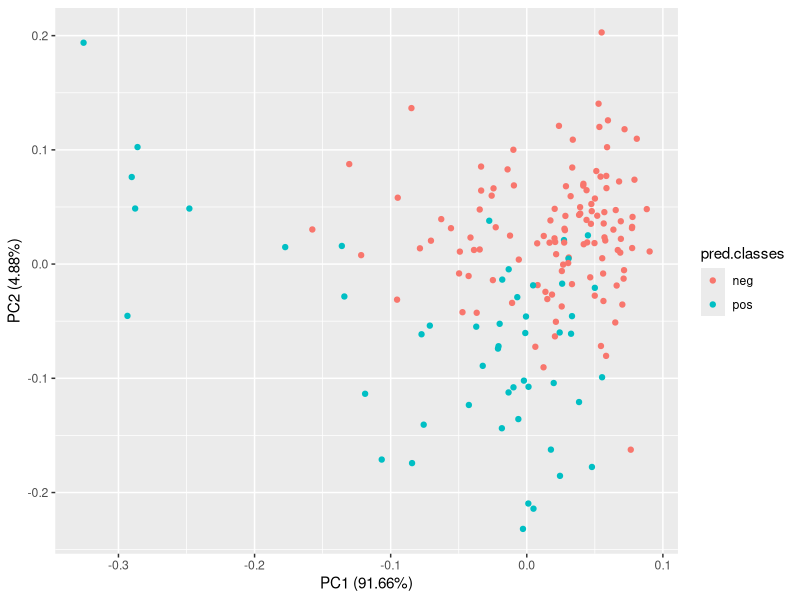
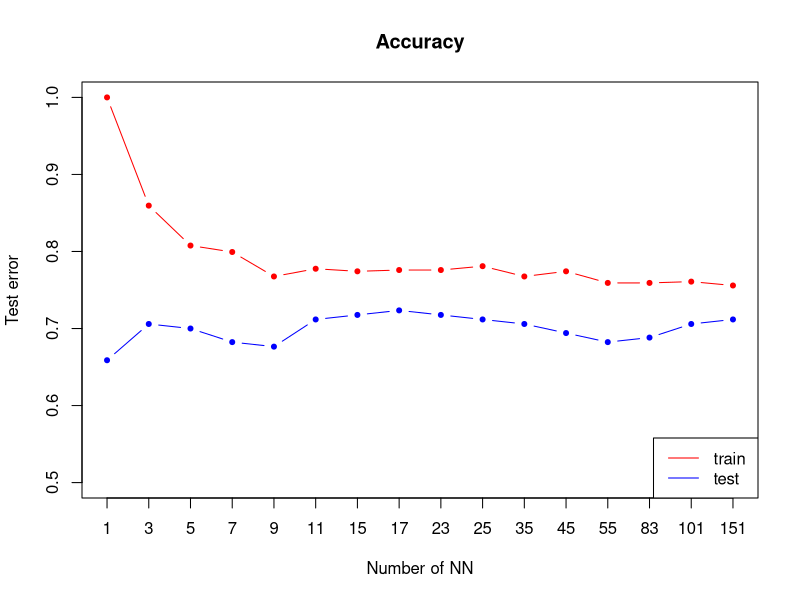
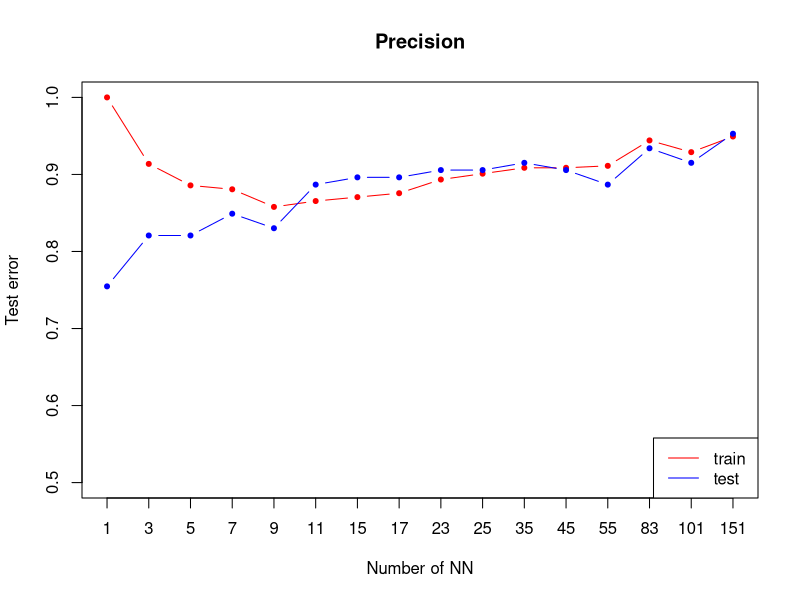
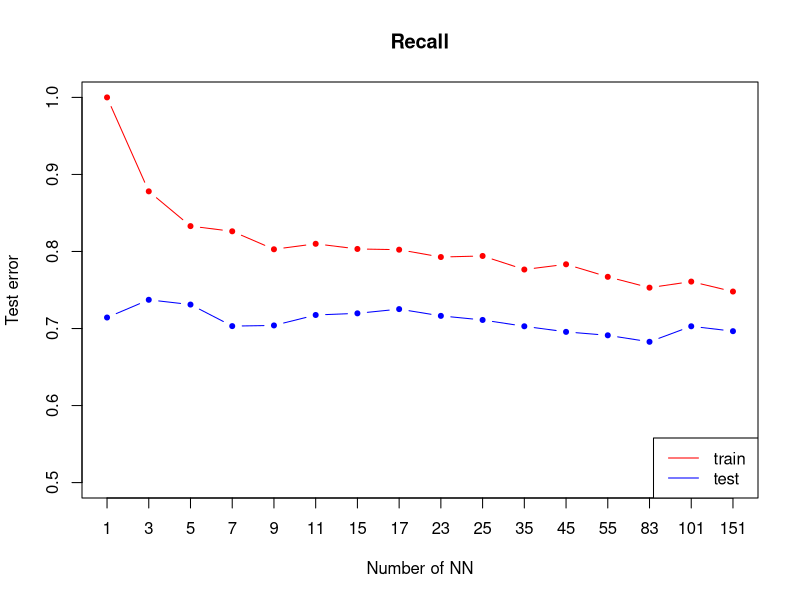
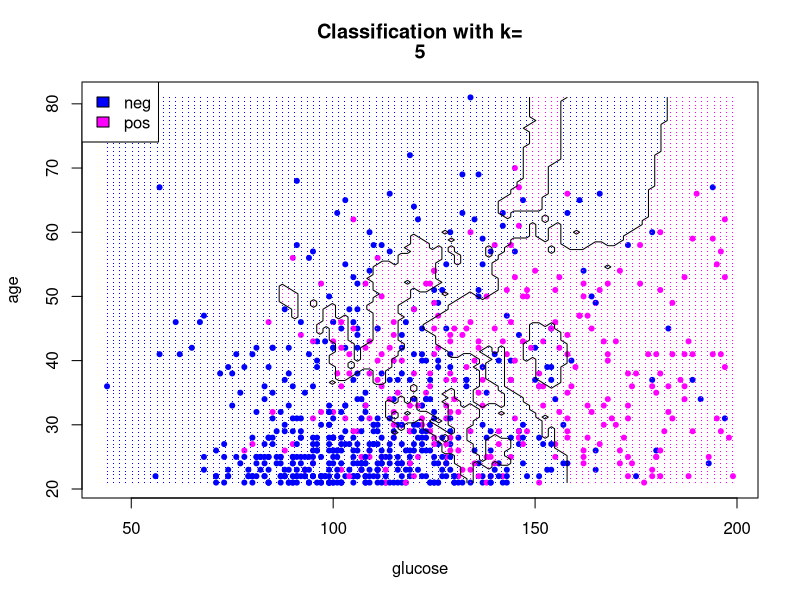
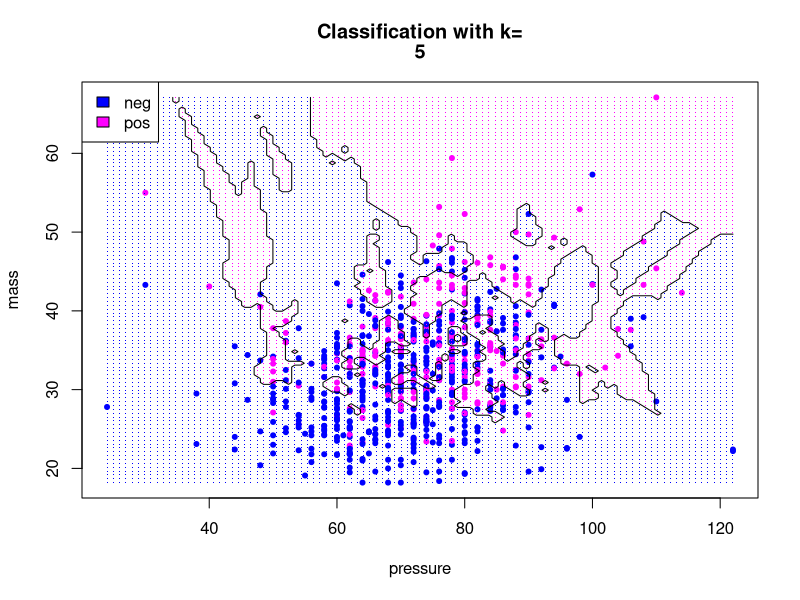

The R source for these figures, in order:
## ---- chunk 1
library("mlbench")
library("caTools")
library("class")
library(mice)
library(grid)


utils::data("PimaIndiansDiabetes2")
data <- PimaIndiansDiabetes2

set.seed(101) 

init = mice(data, maxit=0) 
meth = init$method
predM = init$predictorMatrix
imputed = mice(data, method=meth, predictorMatrix=predM, m=5)
data <- complete(imputed)


sample <- sample.split(data, SplitRatio = 0.8)
train <- subset(data, sample == TRUE)
test  <- subset(data, sample == FALSE)

## ---- chunk 2
trainDf <- train[, -9]
testDf <- test[,-9]

#NA2mean <- function(x) replace(x, is.na(x), mean(x, na.rm = TRUE))
#trainDf <- replace(trainDf, TRUE, lapply(trainDf, NA2mean))
#testDf <- replace(testDf, TRUE, lapply(testDf, NA2mean))

pred.classes <- knn(trainDf, testDf, train$diabetes, k=5)
testDf <- cbind(testDf,pred.classes)

## ---- chunk 3
pca <- princomp (trainDf, cor = TRUE, scores = TRUE)
(pca)

library(ggfortify)
autoplot(prcomp(testDf[,-9]), data = testDf, colour = 'pred.classes')
## ---- chunk 4
ks <- c(1,3,5,7,9,11,15,17,23,25,35,45,55,83,101,151 )# nearest neighbours to try
nks <- length(ks)

accuracy.train <- numeric(length=nks)
accuracy.test <- numeric(length=nks)

precision.train <- numeric(length=nks)
precision.test <- numeric(length=nks)

recall.train <- numeric(length=nks)
recall.test <- numeric(length=nks)


for (i in seq(along=ks)) {
mod.train <- knn(trainDf,trainDf,k=ks[i],cl=train$diabetes)
confussionMatrixTrain = table(mod.train, train$diabetes)
accuracy.train[i] = sum(mod.train == train$diabetes)/length(train$diabetes)
precision.train[i] = confussionMatrixTrain[1,1]/sum(confussionMatrixTrain[,1])
recall.train[i] = confussionMatrixTrain[1,1]/sum(confussionMatrixTrain[1,])

mod.test <- knn(trainDf, testDf[,-9],k= ks[i],cl= train$diabetes)
confussionMatrixTest = table(mod.test, test$diabetes)
accuracy.test[i] = sum(mod.test == test$diabetes)/length(test$diabetes)
precision.test[i] = confussionMatrixTest[1,1]/sum(confussionMatrixTest[,1])
recall.test[i] = confussionMatrixTest[1,1]/sum(confussionMatrixTest[1,])
}

#Accuracy
plot(accuracy.train,xlab="Number of NN",ylab="Test error",type="n",xaxt="n", ylim=c(0.5, 1),  main="Accuracy",)
axis(1, 1:length(ks), as.character(ks))
lines(accuracy.train,type="b",col='red',pch=20)
lines(accuracy.test,type="b",col='blue',pch=20)
legend("bottomright",lty=1,col=c("red","blue"),legend = c("train ", "test "))


#Precision
plot(precision.train,xlab="Number of NN",ylab="Test error",type="n",xaxt="n", ylim=c(0.5, 1),  main="Precision",)
axis(1, 1:length(ks), as.character(ks))
lines(precision.train,type="b",col='red',pch=20)
lines(precision.test,type="b",col='blue',pch=20)
legend("bottomright",lty=1,col=c("red","blue"),legend = c("train ", "test "))


#Recall
plot(recall.train,xlab="Number of NN",ylab="Test error",type="n",xaxt="n", ylim=c(0.5, 1),  main="Recall",)
axis(1, 1:length(ks), as.character(ks))
lines(recall.train,type="b",col='red',pch=20)
lines(recall.test,type="b",col='blue',pch=20)
legend("bottomright",lty=1,col=c("red","blue"),legend = c("train ", "test "))
## ---- chunk 5
col1<-c('blue', 'magenta')

plot.knn <- function(k, indexA, indexB) {
  grid.A <- seq(min(data[,indexA]), max(data[,indexA]), (max(data[,indexA]) - min(data[,indexA])) / 100)
  grid.B <- seq(min(data[,indexB]), max(data[,indexB]), (max(data[,indexB]) - min(data[,indexB])) / 100)
  grid <- expand.grid(grid.A,grid.B)
  colnames(grid) <- colnames(trainDf[, c(indexA, indexB)])
  predicted.classes <- knn(trainDf[, c(indexA, indexB)], grid, train$diabetes, k=k)
  plot(data[, indexA], data[ ,indexB], pch=20, col=col1[as.numeric(data$diabetes)], xlab=colnames(data)[indexA], ylab=colnames(data)[indexB])
  points(grid[, 1], grid[,2], pch='.', col=col1[as.numeric(predicted.classes)])  # draw grid
  legend("topleft", legend=levels(data$diabetes),fill =col1)
  title(c("Classification with k=", k))

  predicted.matrix <- matrix(as.numeric(predicted.classes), length(grid.A), length(grid.B))
  print(predicted.classes)
  contour(grid.A, grid.B, predicted.matrix, levels=c(1.5), drawlabels=FALSE,add=TRUE)
  }



plot.knn(5, 2, 8)
plot.knn(5, 3, 6)


## ---- chunk 6
glm <- glm(diabetes~.,family=binomial(logit),data=data)
summary(glm)
## ---- chunk 7
glm2 <- glm(diabetes~pregnant + glucose + insulin + mass + pedigree,family=binomial(logit),data=data)
summary(glm2)
## ---- chunk 8
glm3 <- glm(diabetes~pregnant + glucose + mass + pedigree,family=binomial(logit),data=data)
summary(glm3)
## ---- chunk 9
